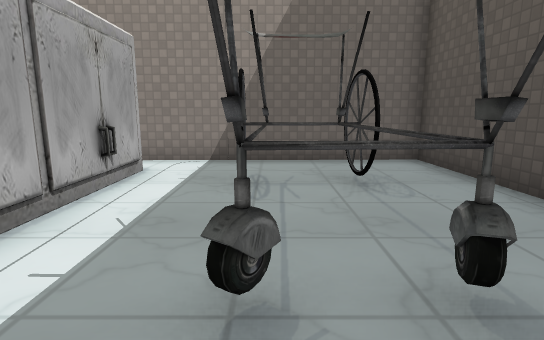
view 1 (above)

15 first-person views from a walk through a 3-D level made in the Godot game engine. The camera is 1.2 m above the floor, tilts 10° down and sees 80° across. The floor is counted in squares, 1 m on a side. Each view is taken from the middle of a square. On the plan, view 1 faces up. The plan holds only what a view shows up to about 14 squares ahead; the rest is blank. Characters and animated objects are not drawn. Some surface patterns are stand-ins.

view 2
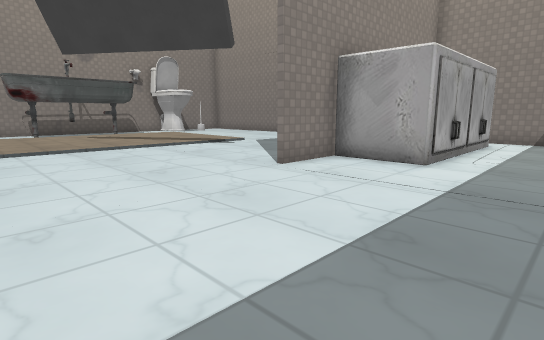

view 3
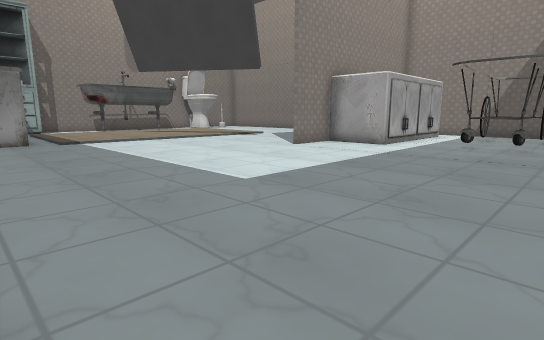

view 4
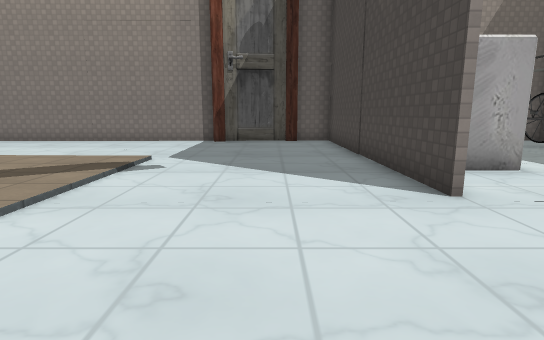

view 5
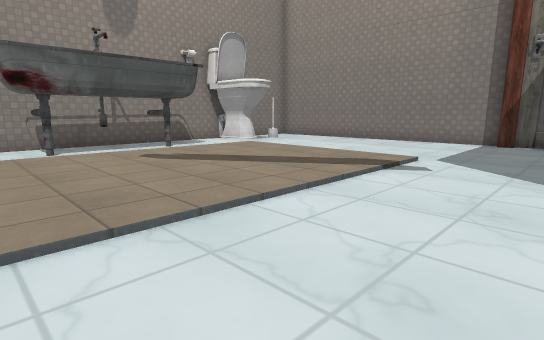

view 6
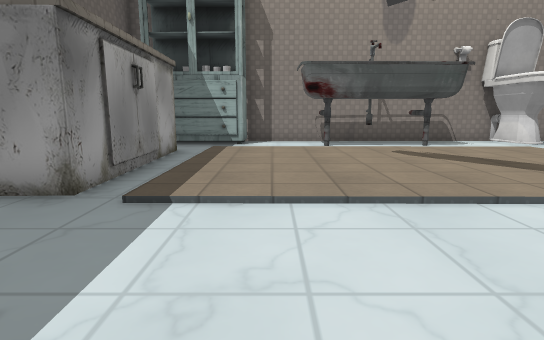

view 7
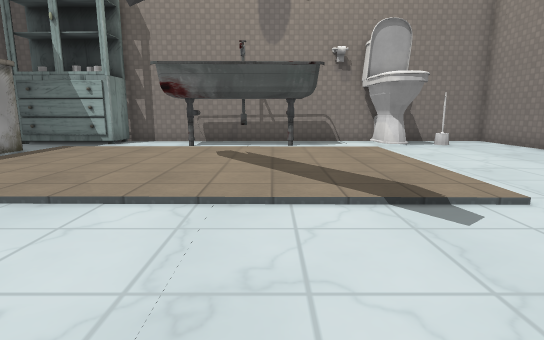

view 8
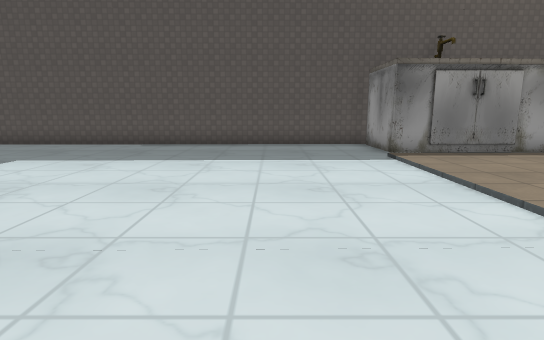

view 9
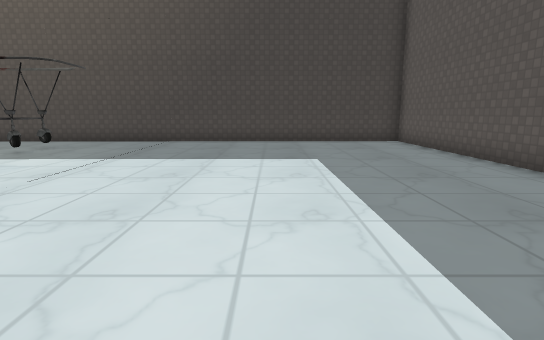

view 10
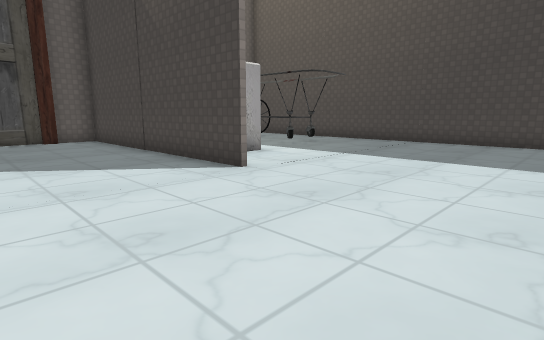

view 11
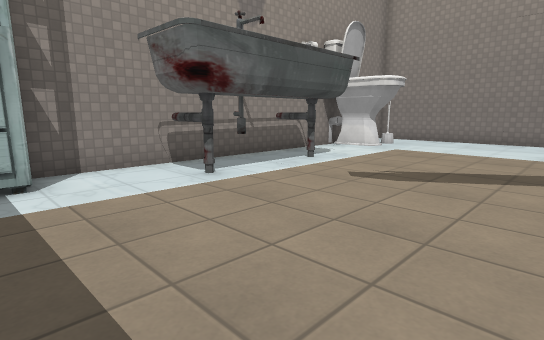

view 12
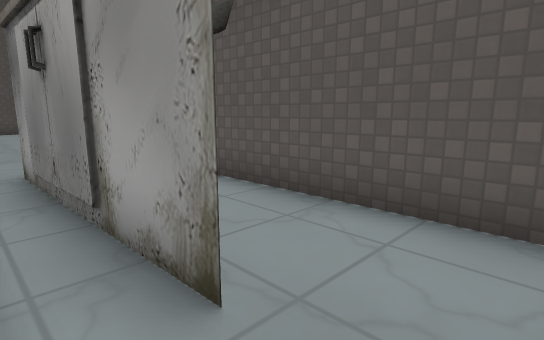

view 13
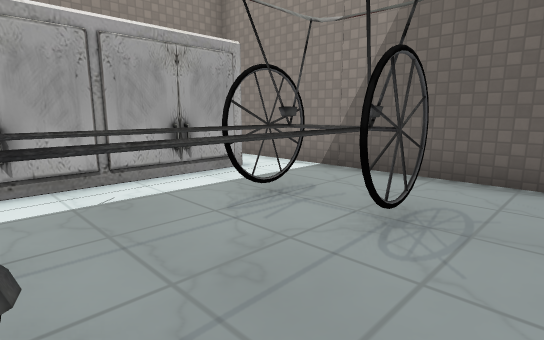

view 14
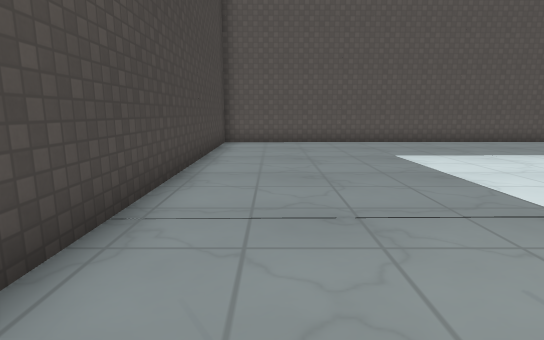

view 15
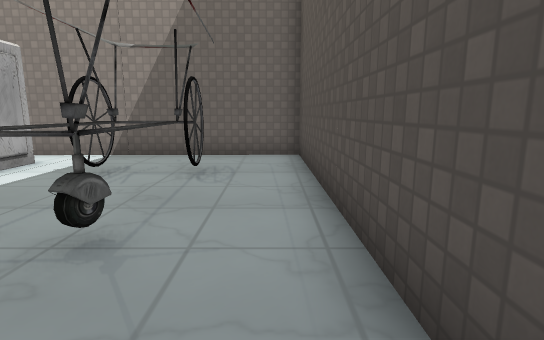

### Floor plan
Points are (right, up) in squares from view 1. A wall is a line through its corners. A room is listed if a view was taken in it or the views show most of it. See-through windows are left out.
Room 1 (views 1, 2, 3, 4, 5, 6, 7, 8, 9, 10, 11, 12, 13, 14, 15)
walls: (-5.4, -1.5) (-5.5, 8.2) (-7, 8.2); (0.1, 2) (-0.3, 1.5); (-9.9, 7.7) (-10.4, 7.7); (1.3, 1.6) (1.2, 2.1); (-6.9, 8) (-7.4, 8); (-7.4, 8.2) (-10.1, 8.2); (-2.7, 6.8) (-2.7, 0.8) (-5.2, 0.7) (-5.2, -1.5); (-11.7, -11.7) (4, -11.4) (3.8, 8.4) (-4.6, 8.2); (-10.5, 8.2) (-21, 8) (-20.9, -7.1) (-19.4, -7.1) (-19.5, -9.6); (-0.1, 5.1) (-0.6, 5.7); (-0.1, 5.4) (-0.6, 4.7); (-18.9, -4.1) (-20.4, -4.1); (-19, -0.4) (-20.5, -0.4); (-17.5, -9.1) (-11.6, -8.9) (-11.6, -11.4); (1.6, 5.2) (1, 5.7); (1.6, 6) (1.3, 5.1); (1.5, 6.2) (1.3, 5.6); (1.5, 6.4) (1.5, 4.6)
low walls: (-0.4, 1.6) (-0.1, 2.1); (1.4, 2.1) (1.3, 1.6); (1.6, 4.9) (1.3, 5.4); (1.7, 5.5) (1.4, 4.8)
ways out: opening at (-18.5, -9) to room 2
objects: toilet (-20, 3) to (-19, 4); other object (-19, 6)
Room 2 (no view inside)
walls: (-18.8, -11.8) (-13.7, -11.7); (-19.5, -9.6) (-19.5, -10.8)
ways out: opening at (-18.5, -9) to room 1

Positions as (right, up) in squares from view 1, and headings:
1: (0, 0), facing up
2: (0, -7), facing up-left
3: (3, -11), facing up-left
4: (-8, -6), facing up
5: (-8, -6), facing up-left
6: (-7, -6), facing left
7: (-7, -1), facing left
8: (-8, 1), facing down
9: (-10, -6), facing right
10: (-10, -7), facing up-right
11: (-13, -8), facing up-left
12: (-19, -8), facing down-right
13: (3, 2), facing up-left
14: (2, 2), facing down
15: (3, -1), facing up
